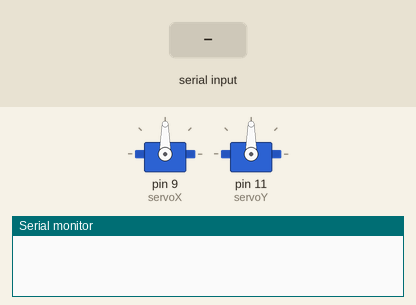
This sketch was run on a simulated Arduino Uno, built with avr-gcc and run on an emulated ATmega328P. Shown: 2 × servo, the last lines printed to the serial monitor. The test bench sets the inputs (shaded band).

Above: at 1.2 s.
1.3 s: "90,45\n" received over Serial
At 2.1 s:
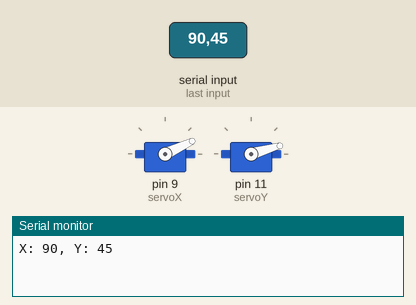
2.8 s: "30,150\n" received over Serial
At 3.2 s:
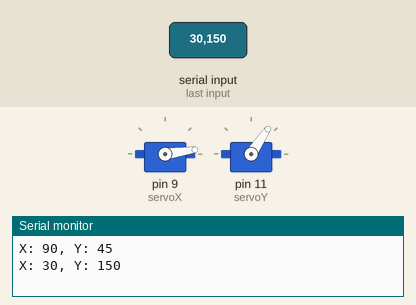
4.3 s: "1,90\n" received over Serial
At 5.6 s:
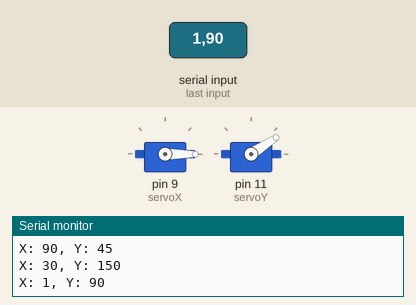
Timing chart, 0 to 7.3 s (numbered marks = the images above; inputs shaded):
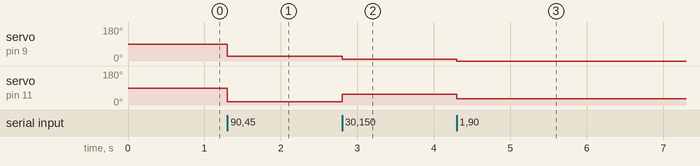

Measured:
- after the input at 1.3 s, servo on pin 9 (servoX): 90° → 25° at once; servo on pin 11 (servoY): 90° → 16° at once
- after the input at 2.8 s, servo on pin 9 (servoX): 25° → 8° at once; servo on pin 11 (servoY): 16° → 56° at once
- after the input at 4.3 s, servo on pin 9 (servoX): 8° → 0° at once; servo on pin 11 (servoY): 56° → 33° at once

The sketch:

servo2.ino
```cpp
//#include <LiquidCrystal.h>
#include <Servo.h>

//LiquidCrystal lcd(6, 7, 5, 4, 3, 2);
Servo servoX, servoY;

void setup() {
  Serial.begin(115200);       // Start serial communicaiton
  servoX.attach(9);          // X axis servo
  servoY.attach(11);          // Y axis servo
//  lcd.begin(16, 2);           // Start LCD screen
 // lcd.clear();
}

void loop() {
  // İf data comes from serial communucation
  if (Serial.available() > 0) {
    String input = Serial.readStringUntil('\n'); // Veriyi oku
    input.trim(); // Clean the empty lines

    // Seperate data as a x and y axis
    int commaIndex = input.indexOf(',');
    if (commaIndex > 0) {
      String x_str = input.substring(0, commaIndex);
      String y_str = input.substring(commaIndex + 1);

      // Convert datas string to integer
      int x = x_str.toInt();
      int y = y_str.toInt();

      // Scale coordinates
      int servoX_pos = map(x, 0, 640, 0, 180);
      int servoY_pos = map(y, 0, 480, 0, 180);

      // Run servomotors
      servoX.write(servoX_pos);
      servoY.write(servoY_pos);


      // Send feedback
      Serial.print("X: ");
      Serial.print(x);
      Serial.print(", Y: ");
      Serial.println(y);
    } else {
      Serial.println("İnvalid format. 'x,y' use.");
    }

     // Show coordinates on LCD screen
      /*lcd.clear();
      lcd.setCursor(0, 0);
      lcd.print("X:");
      lcd.print(x);
      lcd.setCursor(8, 0);
      lcd.print("Y:");
      lcd.print(y);*/

  }
}
```
